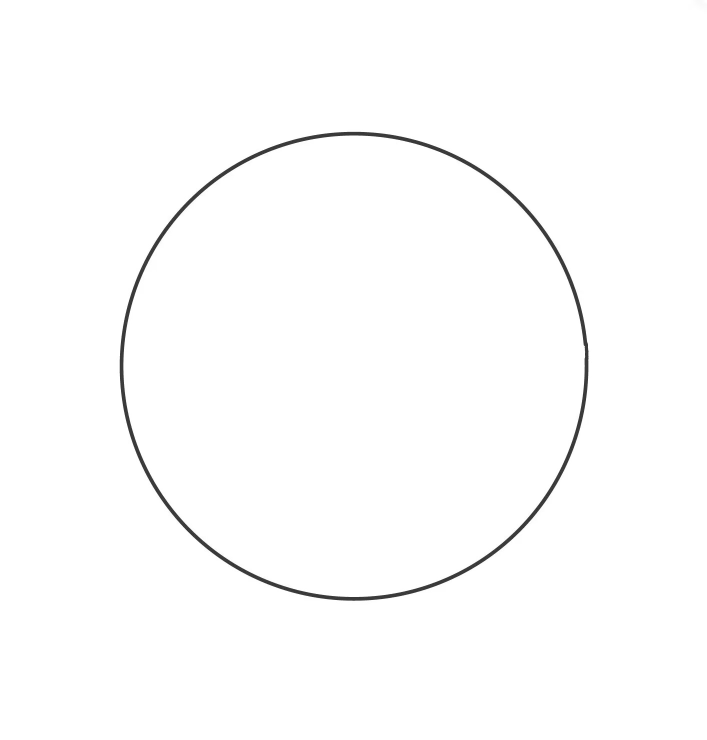
#> input picture 1.Line the group/assets/route2.jpg, 1414 x 1479 px, found by its file name (shown at 1/2 size)
$ python 3.new_twodogs.py
#> lines starting #> are read from the running program, lines starting #| are printed output that depends on the picture; after the words box and inside, x2 and y2 are one past the last pixel; in counts of white or black regions, pixels touching at a corner belong together
import cv2
import numpy as np
import matplotlib.pyplot as plt
import csv
import matplotlib.animation as animation
import matplotlib.font_manager as fm
import pandas as pd
import math
import time  # 导入time模块
import math
from math import sqrt
# 1. 导入图片
image_path = 'd:/Code/Python/assets/route2.jpg'  # 图片路径
image = cv2.imread(image_path)
#> image is the input picture: shape (1479, 1414, 3); min 26, max 255, mean 252.9
gray = cv2.cvtColor(image, cv2.COLOR_BGR2GRAY)

# 2. 边缘检测
edges = cv2.Canny(gray, 50, 150)
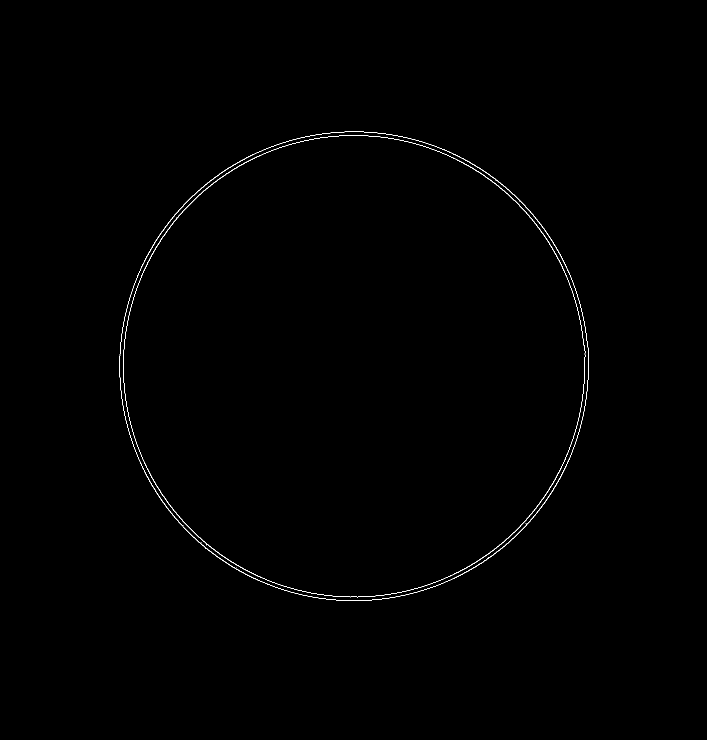
#> edges: shape (1479, 1414) (shown at 1/2 size); 0.32% white in thin lines or dots, all inside (x1, y1, x2, y2) = (239, 263, 1177, 1202)

# 3. 轮廓检测
contours, _ = cv2.findContours(edges, cv2.RETR_TREE, cv2.CHAIN_APPROX_SIMPLE)
#> contours = 4 contours; box (x1, y1, x2, y2) and area: (239, 263, 1177, 1202) 690767, (239, 263, 1177, 1202) 690014, (246, 270, 1171, 1195) 669184, (246, 270, 1171, 1195) 668432

# 4. 提取轨迹坐标
# 选择最大的轮廓作为轨迹（假设图像中只有一个主要轮廓）
largest_contour = max(contours, key=cv2.contourArea)
#> largest_contour = contour of 1321 points, box (x1, y1, x2, y2) (239, 263, 1177, 1202), area 690767
x_coords = largest_contour[:, 0, 0]
#> x_coords = 1321 values, max 1176 at index 994, min 239 at index 327, mean 706.1
y_coords = largest_contour[:, 0, 1]
#> y_coords = 1321 values, max 1201 at index 664, min 263 at index 0, mean 734.3
y_coords = -y_coords+1500  # 反转 x 轴的值
#> y_coords = 1321 values, max 1237 at index 0, min 299 at index 664, mean 765.7
#提取x,y坐标的范围，为后续动态调整坐标轴做准备
x_min, x_max = np.min(x_coords), np.max(x_coords)
#> x_min = 239; x_max = 1176
y_min, y_max = np.min(y_coords), np.max(y_coords)
#> y_min = 299; y_max = 1237
# 5. 将坐标导出到CSV文件中
csv_file_path = 'd:/Code/Python/route_coordinates.csv'  # 保存的CSV文件路径
with open(csv_file_path, mode='w', newline='') as file:
    writer = csv.writer(file)
    writer.writerow(['x', 'y'])  # 写入表头
    for x, y in zip(x_coords, y_coords):
        writer.writerow([x, y])
#> this loop made 1321 passes
#> (x, y) on passes 1 to 3: (689, 1237), (688, 1236), (673, 1236)


# 设置中文字体
zhfont1 = fm.FontProperties(fname='C:/Windows/Fonts/simsun.ttc')  # 指定中文字体文件路径

# 参数
L = 2000  # 场地大小
N = 10  # 绵羊数量
k = int(0.7 * N)  # 最近邻居数量
rs = 40  # 绵羊感知距离
ra = 10  # 绵羊相互作用距离
δ = 5  # 绵羊每时间步移动距离
δs1 = 10  # 牧羊犬每时间步移动距离
δs2 = 10
h = 0.5  # 绵羊之间的相互吸引参数
c = 1.05  # 绵羊对牧羊犬的反应参数
ρa = 2  # 绵羊之间的排斥参数
ρs = 1  # 绵羊对牧羊犬的排斥参数
e = 0.5  # 噪声参数
ec = ra  # 牧羊犬收集行为的参数
max_distance = 20  # 允许的最大偏离距离
f_N = ra * N**(2/3)  # 计算参数f_N
count=0
# 读取目标点
# 获取CSV文件的总行数
#nrows=int(total_rows/2)
#> (the run stopped early here; a loop or call above may not have finished)

$ run again, with 1.Line the group/assets/route3.jpg copied over 1.Line the group/assets/route2.jpg
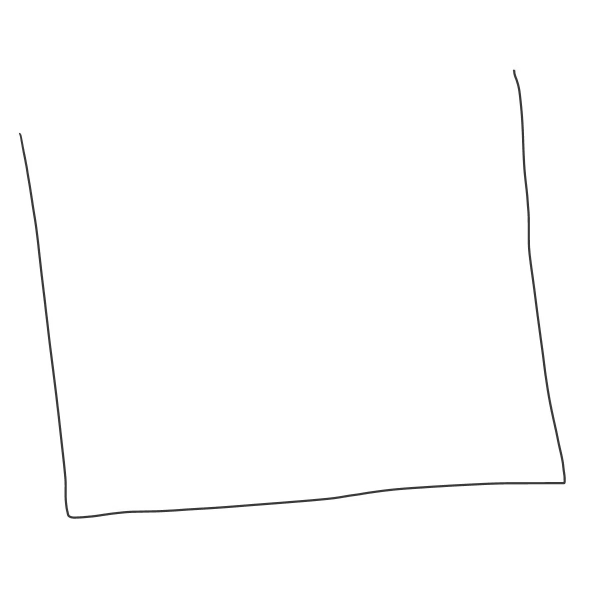
#> input picture 1.Line the group/assets/route3.jpg, 1200 x 1210 px, found by its file name (shown at 1/2 size)
#> image is the input picture: shape (1210, 1200, 3); min 39, max 255, mean 253.4
#> `edges = cv2.Canny(gray, 50, 150)`:
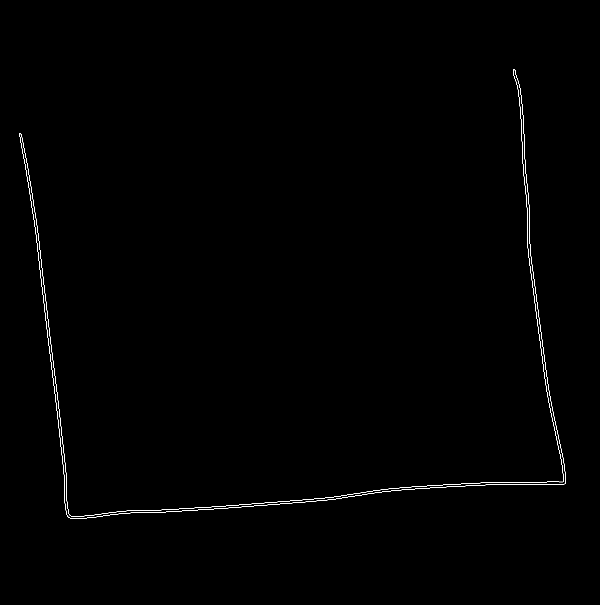
#> edges: shape (1210, 1200) (shown at 1/2 size); 0.36% white in thin lines or dots, all inside (x1, y1, x2, y2) = (38, 139, 1132, 1038)
#> contours = 2 contours; box (x1, y1, x2, y2) and area: (38, 139, 1132, 1038) 11456, (38, 139, 1132, 1038) 11446
#> largest_contour = contour of 1117 points, box (x1, y1, x2, y2) (38, 139, 1132, 1038), area 11456
#> x_coords = 1117 values, max 1131 at index 909, min 38 at index 554, mean 594.2
#> `y_coords = largest_contour[:, 0, 1]`: y_coords = 1117 values, max 1037 at index 757, min 139 at index 0, mean 714.2
#> `y_coords = -y_coords+1500`: y_coords = 1117 values, max 1361 at index 0, min 463 at index 757, mean 785.8
#> x_min = 38; x_max = 1131
#> y_min = 463; y_max = 1361
#> the loop `for x, y in zip(x_coords, y_coords):` made 1117 passes
#> (x, y) on passes 1 to 3: (1026, 1361), (1026, 1352), (1027, 1351)

$ run again, with 1.Line the group/assets/route4.jpg copied over 1.Line the group/assets/route2.jpg
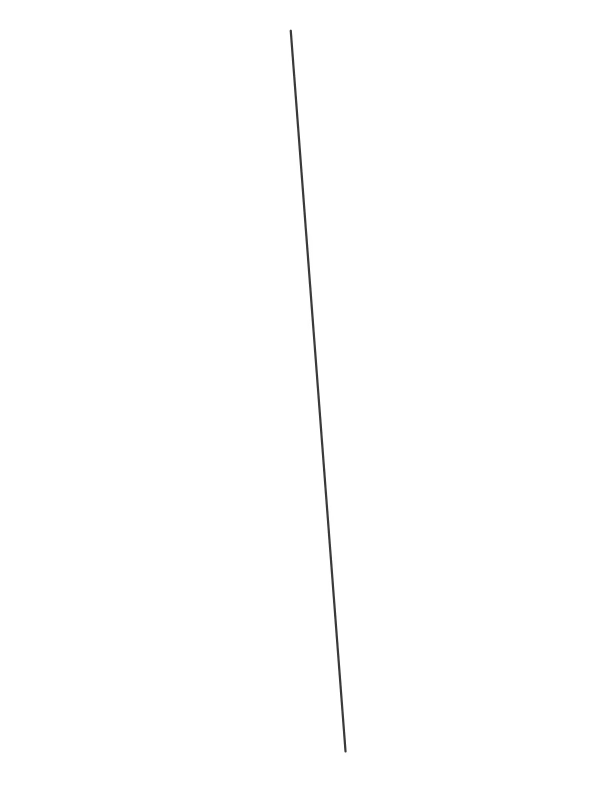
#> input picture 1.Line the group/assets/route4.jpg, 1206 x 1574 px, found by its file name (shown at 1/2 size)
#> image is the input picture: shape (1574, 1206, 3); min 42, max 255, mean 254.3
#> `edges = cv2.Canny(gray, 50, 150)`:
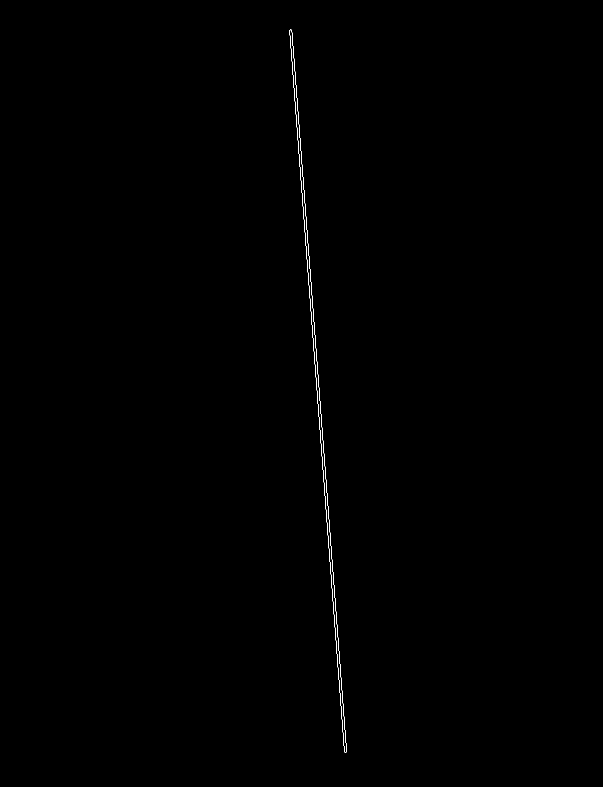
#> edges: shape (1574, 1206) (shown at 1/2 size); 0.15% white in thin lines or dots, all inside (x1, y1, x2, y2) = (579, 59, 694, 1505)
#> contours = 2 contours; box (x1, y1, x2, y2) and area: (579, 59, 694, 1505) 6428, (579, 59, 694, 1505) 6424
#> largest_contour = contour of 448 points, box (x1, y1, x2, y2) (579, 59, 694, 1505), area 6428
#> x_coords = 448 values, max 693 at index 225, min 579 at index 1, mean 636
#> `y_coords = largest_contour[:, 0, 1]`: y_coords = 448 values, max 1504 at index 222, min 59 at index 0, mean 784.5
#> `y_coords = -y_coords+1500`: y_coords = 448 values, max 1441 at index 0, min -4 at index 222, mean 715.5
#> x_min = 579; x_max = 693
#> y_min = -4; y_max = 1441
#> the loop `for x, y in zip(x_coords, y_coords):` made 448 passes
#> (x, y) on passes 1 to 3: (580, 1441), (579, 1440), (579, 1430)

$ run again, with 1.Line the group/assets/route.jpg copied over 1.Line the group/assets/route2.jpg
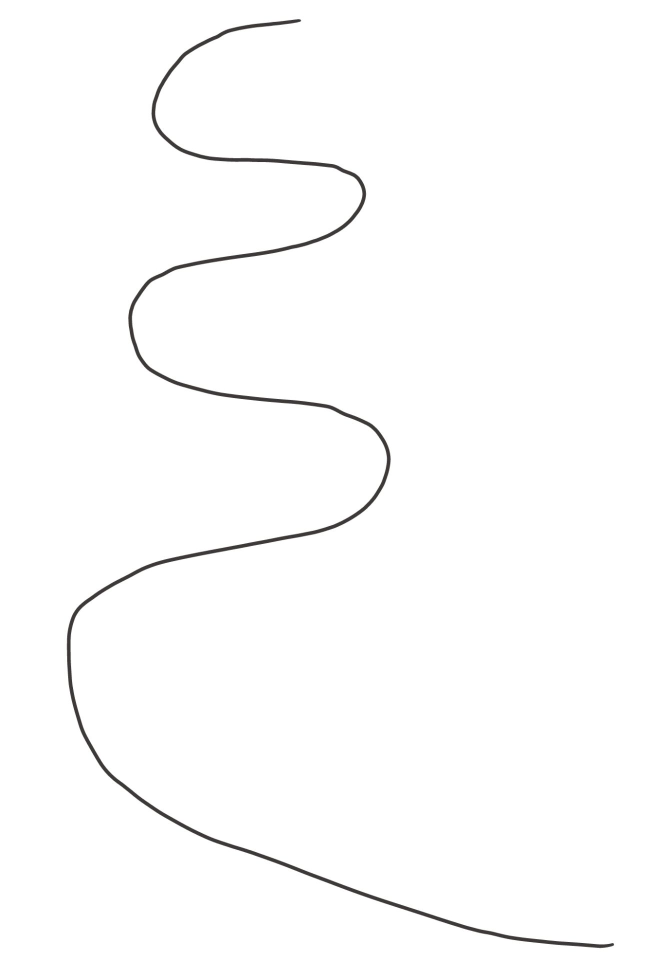
#> input picture 1.Line the group/assets/route.jpg, 1328 x 1920 px, found by its file name (shown at 1/2 size)
#> image is the input picture: shape (1920, 1328, 3); mean B, G, R 252.6, 252.6, 252.6
#> `edges = cv2.Canny(gray, 50, 150)`:
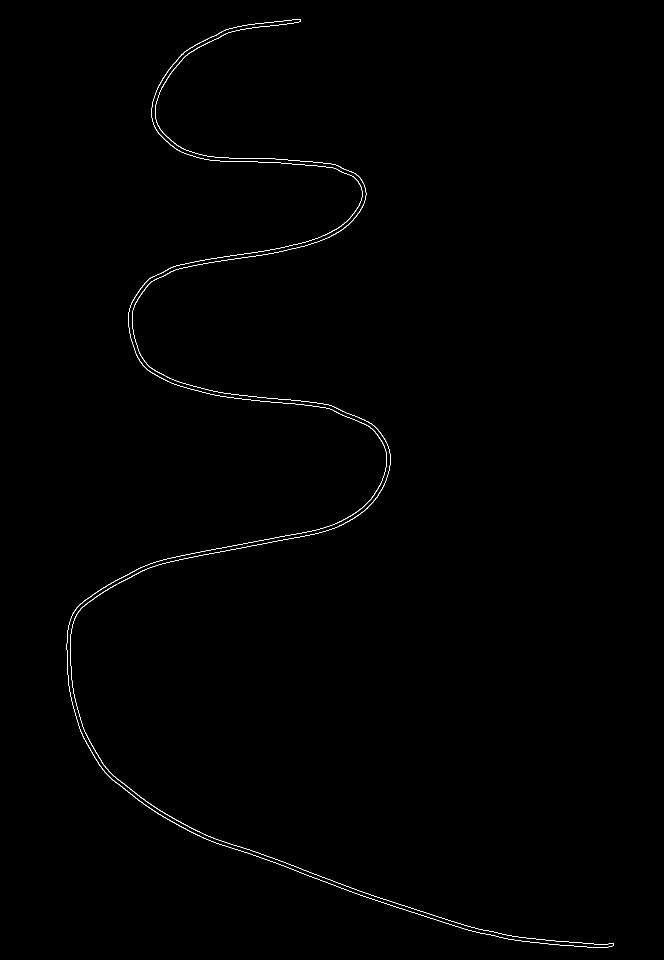
#> edges: shape (1920, 1328) (shown at 1/2 size); 0.37% white in thin lines or dots, all inside (x1, y1, x2, y2) = (133, 38, 1228, 1896)
#> contours = 2 contours; box (x1, y1, x2, y2) and area: (133, 38, 1228, 1896) 31318, (133, 38, 1228, 1896) 29920
#> largest_contour = contour of 3948 points, box (x1, y1, x2, y2) (133, 38, 1228, 1896), area 31318
#> x_coords = 3948 values, max 1227 at index 1972, min 133 at index 1272, mean 505.3
#> `y_coords = largest_contour[:, 0, 1]`: y_coords = 3948 values, max 1895 at index 1962, min 38 at index 0, mean 1034.4
#> `y_coords = -y_coords+1500`: y_coords = 3948 values, max 1462 at index 0, min -395 at index 1962, mean 465.6
#> x_min = 133; x_max = 1227
#> y_min = -395; y_max = 1462
#> the loop `for x, y in zip(x_coords, y_coords):` made 3948 passes
#> (x, y) on passes 1 to 3: (592, 1462), (591, 1461), (584, 1461)
